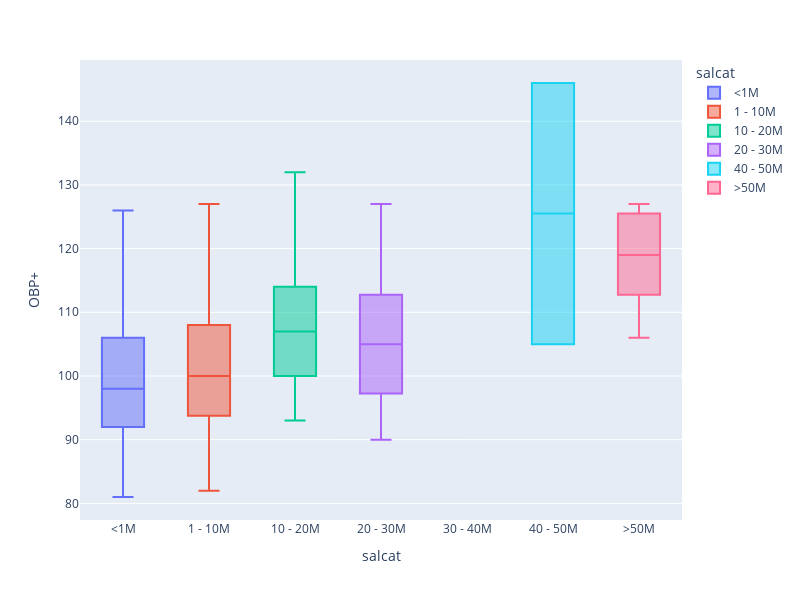

Notebook code cell kept with this figure:
### Code cell
desired_order = ['<1M', '1 - 10M', '10 - 20M', '20 - 30M', '30 - 40M', '40 - 50M', '>50M']
fig = px.box(df,
             x = 'salcat',
             y = 'OBP+',
             category_orders={'salcat': desired_order},
             color = 'salcat')

fig.update_layout(width = 800,
                  height = 600)

fig.show()

### Figure 1 — Plotly figure (JSON) as saved in the notebook; plotly's stock layout.template omitted (floating-point values rounded to 4 significant figures)
{"data": [{"alignmentgroup": "True", "hovertemplate": "salcat=%{x}<br>OBP+=%{y}<extra></extra>", "legendgroup": "<1M", "marker": {"color": "#636efa"}, "name": "<1M", "notched": false, "offsetgroup": "<1M", "orientation": "v", "showlegend": true, "type": "box", "x": ["<1M", "<1M", "<1M", "<1M", "<1M", "<1M", "<1M", "<1M", "<1M", "<1M", "<1M", "<1M", "<1M", "<1M", "<1M", "<1M", "<1M", "<1M", "<1M", "<1M", "<1M", "<1M", "<1M", "<1M", "<1M", "<1M", "<1M", "<1M", "<1M", "<1M", "<1M", "<1M", "<1M", "<1M", "<1M", "<1M", "<1M", "<1M", "<1M", "<1M", "<1M", "<1M", "<1M", "<1M", "<1M", "<1M", "<1M", "<1M", "<1M", "<1M", "<1M", "<1M", "<1M", "<1M", "<1M", "<1M", "<1M", "<1M", "<1M", "<1M", "<1M", "<1M", "<1M", "<1M", "<1M", "<1M", "<1M", "<1M", "<1M", "<1M", "<1M", "<1M", "<1M", "<1M", "<1M", "<1M", "<1M", "<1M"], "x0": " ", "xaxis": "x", "y": [103, 110, 103, 103, 112, 99, 106, 100, 90, 99, 111, 108, 111, 100, 102, 102, 94, 94, 101, 98, 103, 91, 91, 113, 108, 100, 94, 100, 108, 91, 113, 93, 106, 94, 96, 91, 104, 91, 96, 94, 116, 118, 116, 103, 91, 106, 126, 90, 90, 90, 111, 96, 94, 90, 95, 88, 99, 90, 93, 113, 86, 98, 108, 95, 96, 94, 90, 110, 81, 94, 92, 112, 93, 82, 114, 88, 90, 92], "y0": " ", "yaxis": "y"}, {"alignmentgroup": "True", "hovertemplate": "salcat=%{x}<br>OBP+=%{y}<extra></extra>", "legendgroup": "1 - 10M", "marker": {"color": "#EF553B"}, "name": "1 - 10M", "notched": false, "offsetgroup": "1 - 10M", "orientation": "v", "showlegend": true, "type": "box", "x": ["1 - 10M", "1 - 10M", "1 - 10M", "1 - 10M", "1 - 10M", "1 - 10M", "1 - 10M", "1 - 10M", "1 - 10M", "1 - 10M", "1 - 10M", "1 - 10M", "1 - 10M", "1 - 10M", "1 - 10M", "1 - 10M", "1 - 10M", "1 - 10M", "1 - 10M", "1 - 10M", "1 - 10M", "1 - 10M", "1 - 10M", "1 - 10M", "1 - 10M", "1 - 10M", "1 - 10M", "1 - 10M", "1 - 10M", "1 - 10M", "1 - 10M", "1 - 10M", "1 - 10M", "1 - 10M", "1 - 10M", "1 - 10M", "1 - 10M", "1 - 10M", "1 - 10M", "1 - 10M", "1 - 10M", "1 - 10M", "1 - 10M", "1 - 10M", "1 - 10M", "1 - 10M", "1 - 10M", "1 - 10M", "1 - 10M", "1 - 10M", "1 - 10M", "1 - 10M", "1 - 10M", "1 - 10M", "1 - 10M", "1 - 10M", "1 - 10M", "1 - 10M", "1 - 10M", "1 - 10M", "1 - 10M", "1 - 10M", "1 - 10M", "1 - 10M", "1 - 10M", "1 - 10M", "1 - 10M", "1 - 10M", "1 - 10M", "1 - 10M", "1 - 10M", "1 - 10M", "1 - 10M", "1 - 10M", "1 - 10M", "1 - 10M", "1 - 10M", "1 - 10M", "1 - 10M", "1 - 10M", "1 - 10M", "1 - 10M", "1 - 10M", "1 - 10M", "1 - 10M", "1 - 10M", "1 - 10M", "1 - 10M", "1 - 10M", "1 - 10M", "1 - 10M", "1 - 10M", "1 - 10M"], "x0": " ", "xaxis": "x", "y": [123, 123, 107, 115, 107, 106, 106, 106, 96, 101, 112, 113, 100, 111, 108, 85, 98, 112, 87, 96, 108, 97, 100, 94, 111, 110, 91, 103, 103, 105, 102, 98, 105, 86, 116, 94, 92, 86, 98, 102, 104, 116, 111, 111, 87, 104, 110, 95, 96, 102, 100, 98, 106, 114, 93, 97, 101, 100, 87, 82, 104, 88, 97, 112, 127, 87, 108, 105, 101, 99, 93, 103, 114, 86, 111, 98, 93, 86, 91, 100, 100, 88, 112, 102, 94, 92, 93, 100, 94, 111, 91, 86, 88], "y0": " ", "yaxis": "y"}, {"alignmentgroup": "True", "hovertemplate": "salcat=%{x}<br>OBP+=%{y}<extra></extra>", "legendgroup": "10 - 20M", "marker": {"color": "#00cc96"}, "name": "10 - 20M", "notched": false, "offsetgroup": "10 - 20M", "orientation": "v", "showlegend": true, "type": "box", "x": ["10 - 20M", "10 - 20M", "10 - 20M", "10 - 20M", "10 - 20M", "10 - 20M", "10 - 20M", "10 - 20M", "10 - 20M", "10 - 20M", "10 - 20M", "10 - 20M", "10 - 20M", "10 - 20M", "10 - 20M", "10 - 20M", "10 - 20M", "10 - 20M", "10 - 20M", "10 - 20M", "10 - 20M", "10 - 20M", "10 - 20M", "10 - 20M", "10 - 20M", "10 - 20M", "10 - 20M", "10 - 20M", "10 - 20M", "10 - 20M", "10 - 20M"], "x0": " ", "xaxis": "x", "y": [116, 112, 100, 122, 106, 115, 112, 100, 109, 95, 114, 114, 119, 112, 99, 108, 118, 93, 104, 107, 104, 110, 96, 95, 98, 106, 95, 132, 119, 106, 105], "y0": " ", "yaxis": "y"}, {"alignmentgroup": "True", "hovertemplate": "salcat=%{x}<br>OBP+=%{y}<extra></extra>", "legendgroup": "20 - 30M", "marker": {"color": "#ab63fa"}, "name": "20 - 30M", "notched": false, "offsetgroup": "20 - 30M", "orientation": "v", "showlegend": true, "type": "box", "x": ["20 - 30M", "20 - 30M", "20 - 30M", "20 - 30M", "20 - 30M", "20 - 30M", "20 - 30M", "20 - 30M", "20 - 30M", "20 - 30M", "20 - 30M", "20 - 30M", "20 - 30M", "20 - 30M", "20 - 30M", "20 - 30M", "20 - 30M", "20 - 30M", "20 - 30M", "20 - 30M", "20 - 30M", "20 - 30M", "20 - 30M", "20 - 30M", "20 - 30M", "20 - 30M", "20 - 30M"], "x0": " ", "xaxis": "x", "y": [109, 118, 115, 115, 109, 103, 108, 107, 98, 102, 103, 94, 108, 91, 112, 116, 93, 127, 113, 104, 99, 105, 97, 115, 97, 90, 91], "y0": " ", "yaxis": "y"}, {"alignmentgroup": "True", "hovertemplate": "salcat=%{x}<br>OBP+=%{y}<extra></extra>", "legendgroup": "40 - 50M", "marker": {"color": "#19d3f3"}, "name": "40 - 50M", "notched": false, "offsetgroup": "40 - 50M", "orientation": "v", "showlegend": true, "type": "box", "x": ["40 - 50M", "40 - 50M"], "x0": " ", "xaxis": "x", "y": [146, 105], "y0": " ", "yaxis": "y"}, {"alignmentgroup": "True", "hovertemplate": "salcat=%{x}<br>OBP+=%{y}<extra></extra>", "legendgroup": ">50M", "marker": {"color": "#FF6692"}, "name": ">50M", "notched": false, "offsetgroup": ">50M", "orientation": "v", "showlegend": true, "type": "box", "x": [">50M", ">50M", ">50M", ">50M", ">50M"], "x0": " ", "xaxis": "x", "y": [125, 106, 115, 119, 127], "y0": " ", "yaxis": "y"}], "layout": {"boxmode": "overlay", "height": 600, "legend": {"title": {"text": "salcat"}, "tracegroupgap": 0}, "margin": {"t": 60}, "width": 800, "xaxis": {"anchor": "y", "categoryarray": ["<1M", "1 - 10M", "10 - 20M", "20 - 30M", "30 - 40M", "40 - 50M", ">50M"], "categoryorder": "array", "domain": [0, 1], "title": {"text": "salcat"}}, "yaxis": {"anchor": "x", "domain": [0, 1], "title": {"text": "OBP+"}}}}
